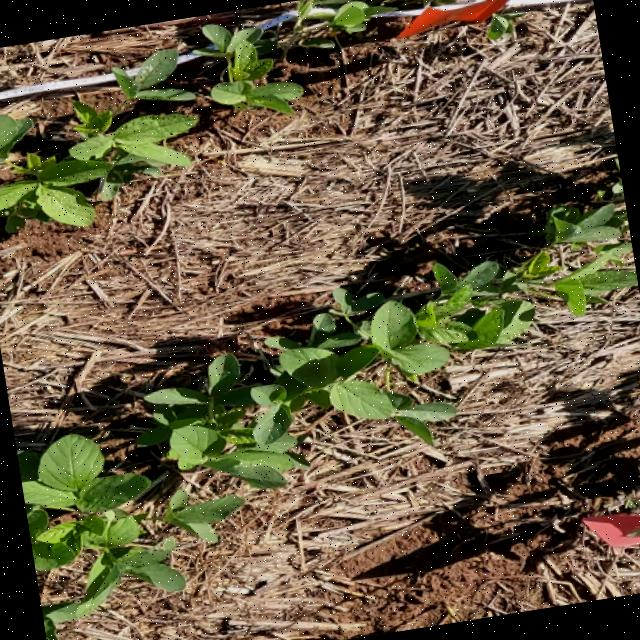
#> input picture paper_images_augmentation/sample1_1185_png.rf.27cd67581cc85a1d3ec45c2a5c93ab70.jpg, 640 x 640 px; its folder holds only this picture in this run
$ python generating_paper_images2.py
#> lines starting #> are read from the running program, lines starting #| are printed output that depends on the picture
import os
from PIL import Image

import os
from PIL import Image, ImageOps

def combine_images(input_folder, output_file, border_size=5, border_color=(255, 255, 255)):
    # Create a list to hold the image objects
#> called with input_folder = './paper_images_augmentation/', output_file = 'augmentation.png', border_size = 5, border_color = (255, 255, 255)
    images = []

    # Get all files in the input folder
    files = os.listdir(input_folder)

    # Sort the files if necessary (for numerical order, assuming filenames are like "image1.png", "image2.png", etc.)
    files.sort()

    # Filter only PNG files (you can add other formats if needed)
    png_files = [file for file in files if file.lower().endswith(".jpg")]

    # Load the images from the folder and add them to the list
    for file in png_files:
        image_path = os.path.join(input_folder, file)
        image = Image.open(image_path)
#> image is the input picture: PIL image 640x640 RGB; mean R, G, B 100.7, 89, 63.9
        images.append(image)

    # Determine the size of the final combined image
    width, height = images[0].size
#> width = 640; height = 640
    final_width = width * 3 + border_size * 2
#> final_width = 1930
    final_height = height * 2 + border_size * 2
#> final_height = 1290

    # Create a new blank image with the final size and white background
    combined_image = Image.new('RGB', (final_width, final_height), (255, 255, 255))
#> combined_image: PIL image 1930x1290 RGB; every value is 255

    # Paste each image onto the combined image in a 3x2 grid with white borders
    for row in range(2):
        for col in range(3):
            index = row * 3 + col
            if index < len(images):
                offset_x = col * (width + border_size * 2) + border_size
                offset_y = row * (height + border_size * 2) + border_size
                bordered_image = ImageOps.expand(images[index], border=border_size, fill=border_color)
                combined_image.paste(bordered_image, (offset_x, offset_y))
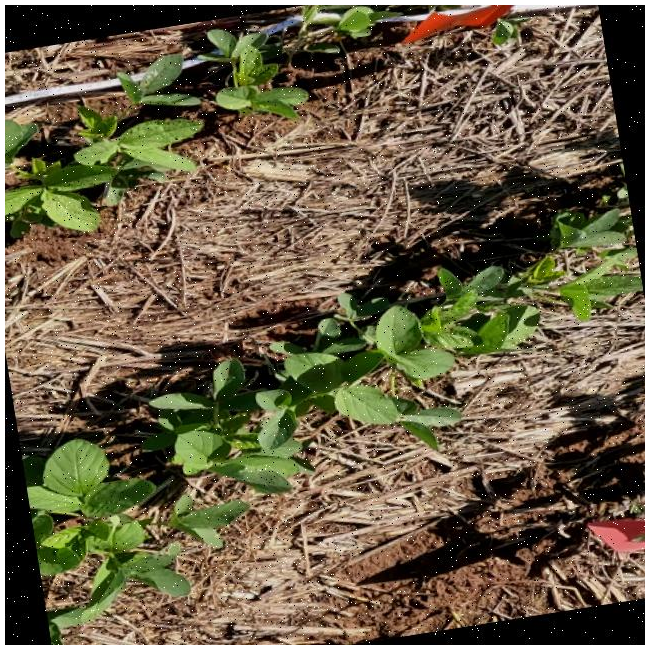
#> bordered_image: PIL image 650x650 RGB; mean R, G, B 105.4, 94.1, 69.7
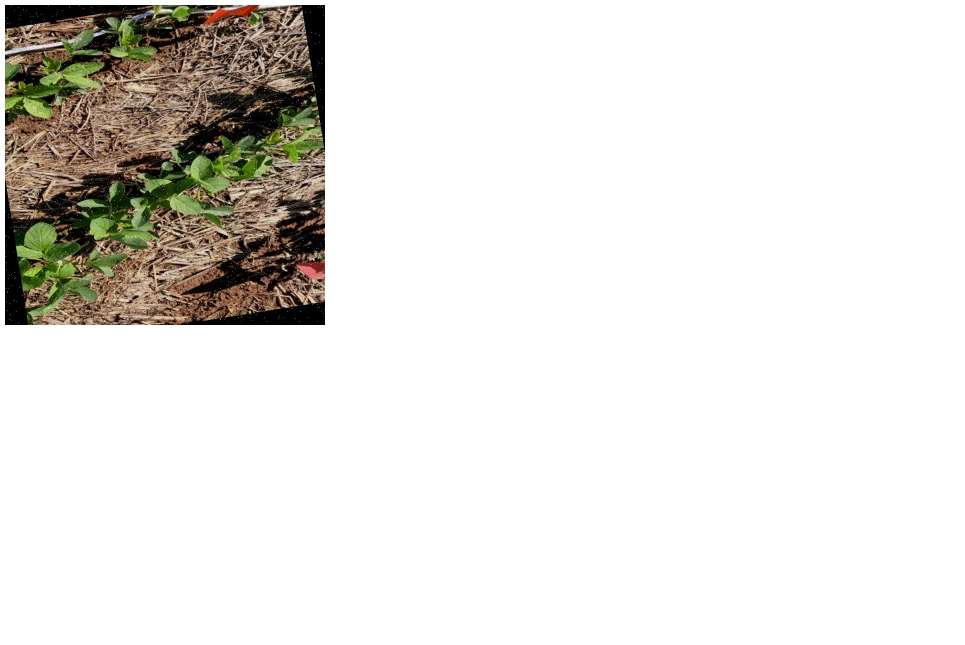
#> combined_image: PIL image 1930x1290 RGB (shown at 1/2 size); mean R, G, B 229.6, 227.7, 223.6

    # Save the final combined image
    combined_image.save(output_file)


if __name__ == "__main__":
    input_folder = './paper_images_augmentation/'  # Update this with the actual path to your input folder
    output_file = "augmentation.png"  # Update this with the desired output file name
    combine_images(input_folder, output_file)

$ run again, on paper_images_augmentation/sample2_1290_flipped_vertical_png.rf.bd88d9e0ab89b327a8ab25b14e1d1cf6.jpg
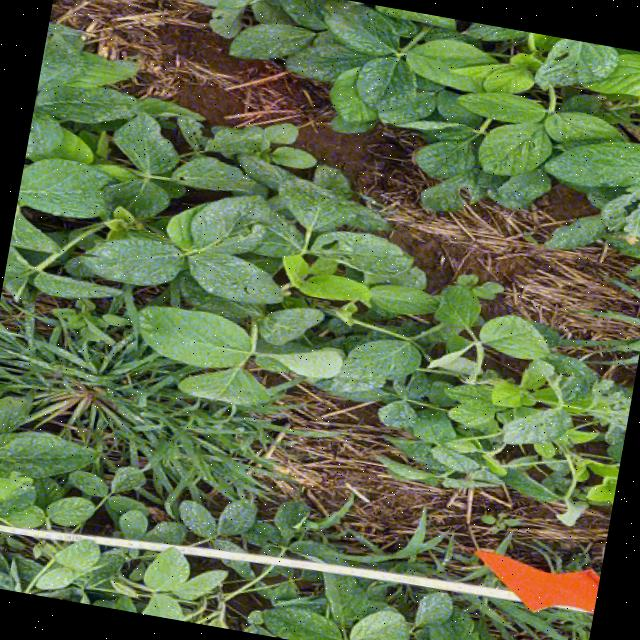
#> input picture paper_images_augmentation/sample2_1290_flipped_vertical_png.rf.bd88d9e0ab89b327a8ab25b14e1d1cf6.jpg, 640 x 640 px
#> in combine_images, image is the input picture: PIL image 640x640 RGB; mean R, G, B 94.5, 109.2, 72.5
#> after the loop in combine_images, `for row in range(2):`:
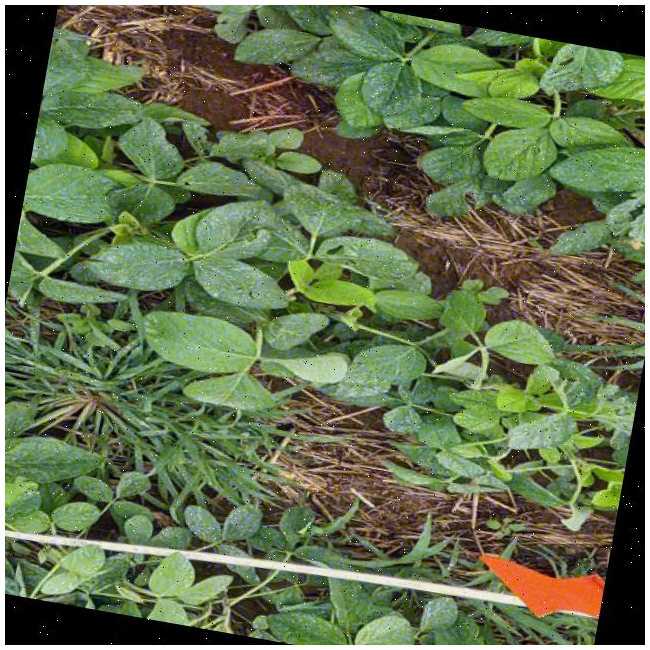
#> bordered_image: PIL image 650x650 RGB; mean R, G, B 99.4, 113.6, 78
#> after the loop in combine_images, `for row in range(2):`:
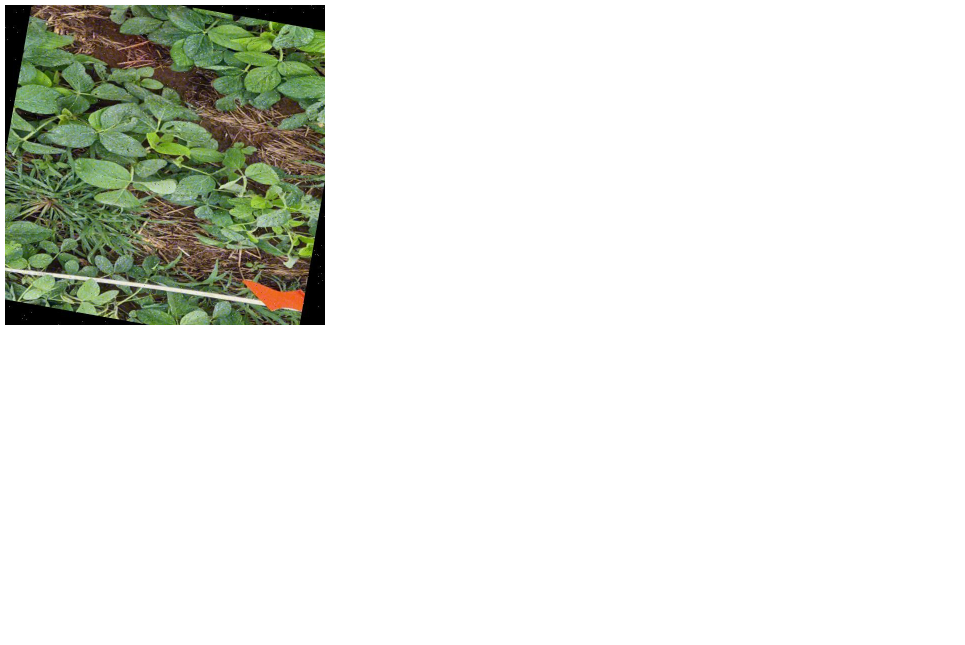
#> combined_image: PIL image 1930x1290 RGB (shown at 1/2 size); mean R, G, B 228.6, 231, 225

$ run again, on paper_images_augmentation/sample2_1545_flipped_horizontal_png.rf.d3b054fe224d225b66435792b2d54d5d.jpg
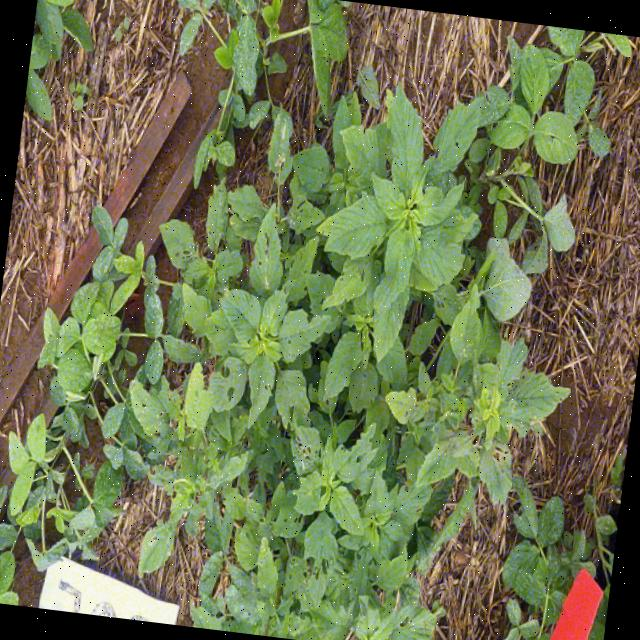
#> input picture paper_images_augmentation/sample2_1545_flipped_horizontal_png.rf.d3b054fe224d225b66435792b2d54d5d.jpg, 640 x 640 px
#> in combine_images, image is the input picture: PIL image 640x640 RGB; mean R, G, B 110.9, 117.5, 80.2
#> after the loop in combine_images, `for row in range(2):`:
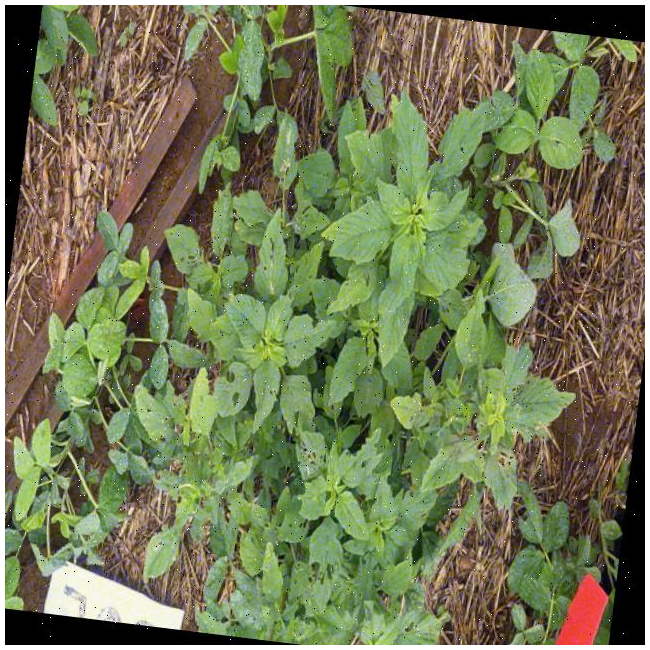
#> bordered_image: PIL image 650x650 RGB; mean R, G, B 115.3, 121.7, 85.5
#> after the loop in combine_images, `for row in range(2):`:
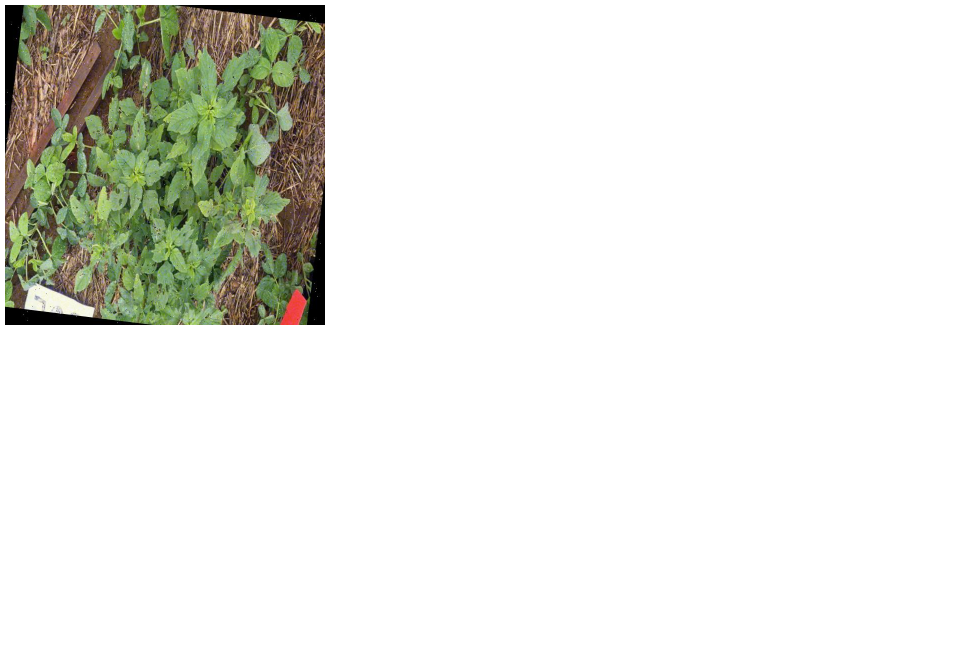
#> combined_image: PIL image 1930x1290 RGB (shown at 1/2 size); mean R, G, B 231.3, 232.4, 226.2

$ run again, on paper_images_augmentation/sample2_420_png.rf.59520513dd3661d2a4f154795adc4f03.jpg
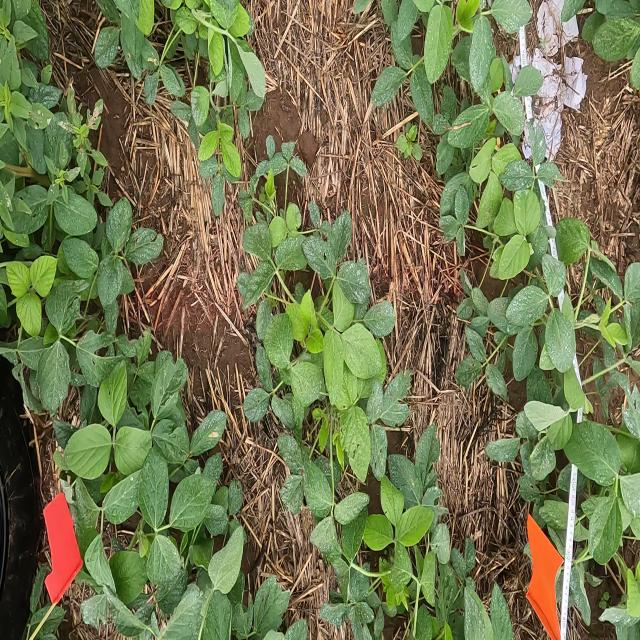
#> input picture paper_images_augmentation/sample2_420_png.rf.59520513dd3661d2a4f154795adc4f03.jpg, 640 x 640 px
#> in combine_images, image is the input picture: PIL image 640x640 RGB; mean R, G, B 113.7, 118.3, 78.8
#> after the loop in combine_images, `for row in range(2):`:
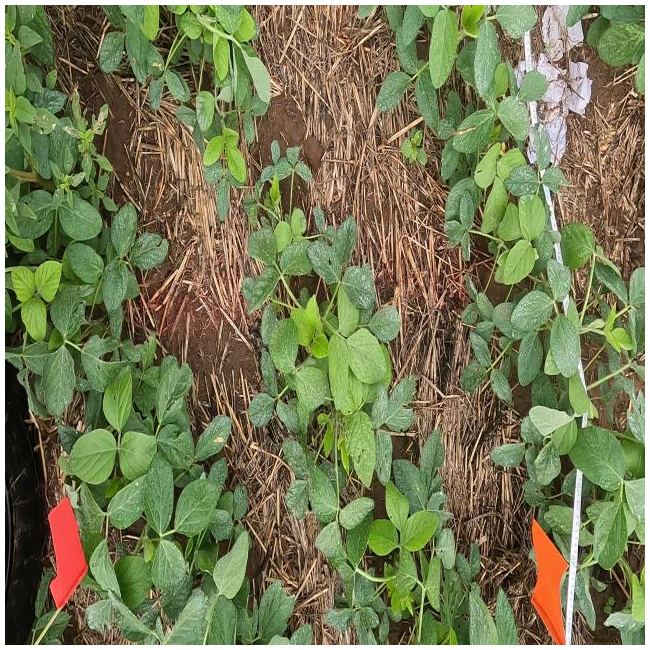
#> bordered_image: PIL image 650x650 RGB; mean R, G, B 118.1, 122.5, 84.2
#> after the loop in combine_images, `for row in range(2):`:
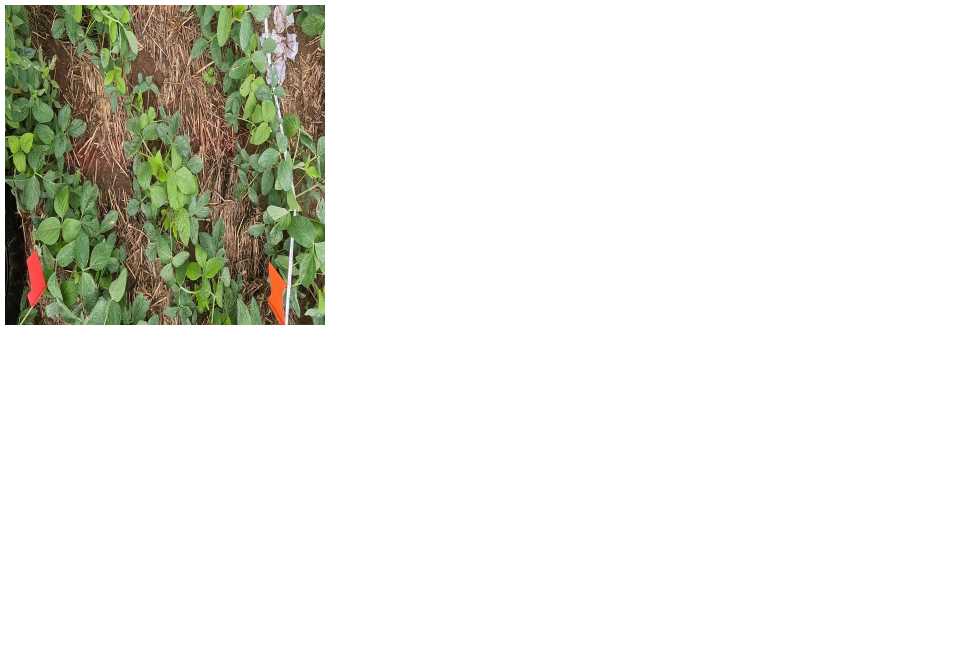
#> combined_image: PIL image 1930x1290 RGB (shown at 1/2 size); mean R, G, B 231.8, 232.5, 226

$ run again, on paper_images_augmentation/sample1_720_flipped_horizontal_png.rf.bdc77b07769c7e397236365984e2bca6.jpg
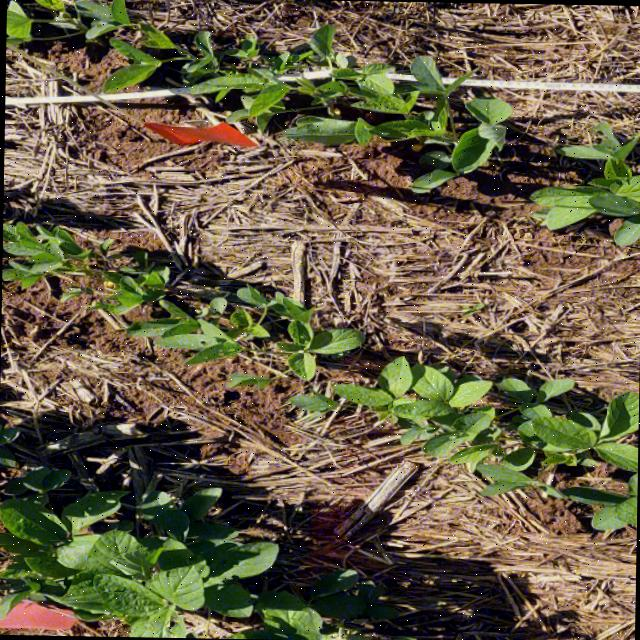
#> input picture paper_images_augmentation/sample1_720_flipped_horizontal_png.rf.bdc77b07769c7e397236365984e2bca6.jpg, 640 x 640 px
#> in combine_images, image is the input picture: PIL image 640x640 RGB; mean R, G, B 101.9, 92.7, 68.3
#> after the loop in combine_images, `for row in range(2):`:
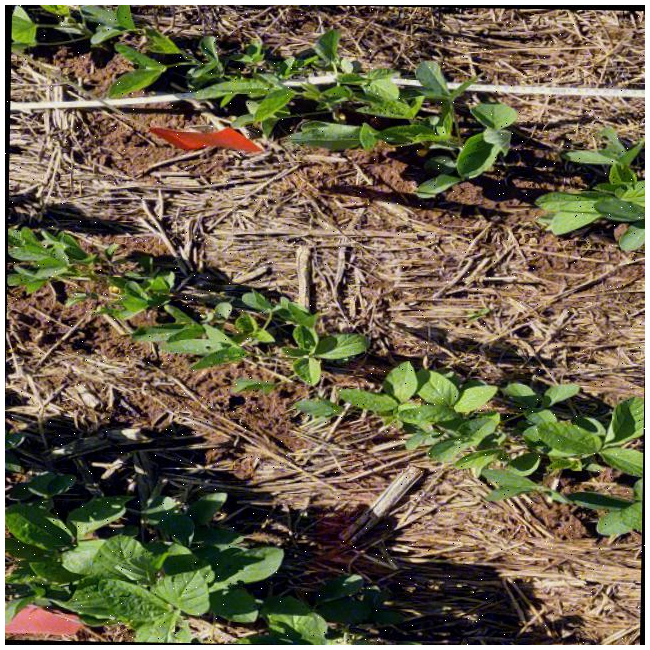
#> bordered_image: PIL image 650x650 RGB; mean R, G, B 106.5, 97.6, 74
#> after the loop in combine_images, `for row in range(2):`:
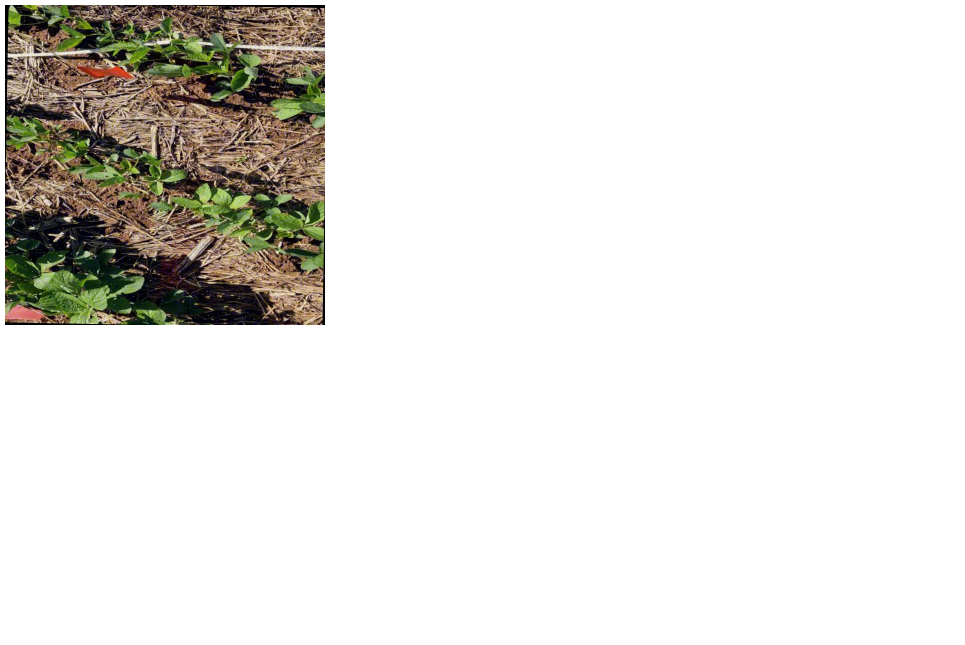
#> combined_image: PIL image 1930x1290 RGB (shown at 1/2 size); mean R, G, B 229.8, 228.3, 224.3
